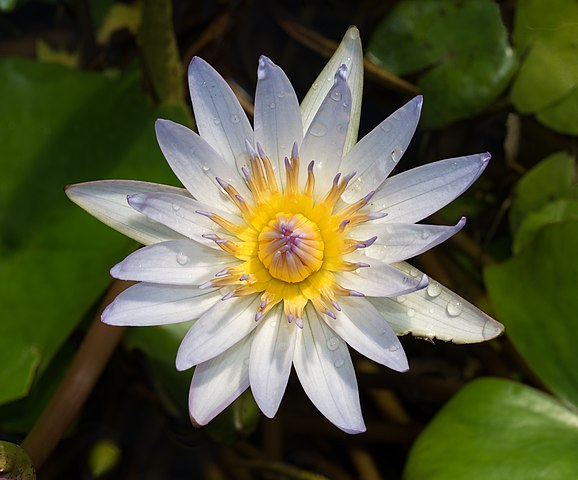
#> input picture exercises/01_color_based_segmentation/input/flower.jpg, 578 x 480 px
$ python ex07_flower.py
#> lines starting #> are read from the running program, lines starting #| are printed output that depends on the picture; after the words box and inside, x2 and y2 are one past the last pixel; in counts of white or black regions, pixels touching at a corner belong together
import cv2

img = cv2.imread("../input/flower.jpg")
#> img is the input picture: shape (480, 578, 3); mean B, G, R 57.5, 87.7, 85.1
assert img is not None, "Failed to load image."

lower_limit = (0, 100, 100)
upper_limit = (100, 255, 255)
mask = cv2.inRange(img, lower_limit, upper_limit)
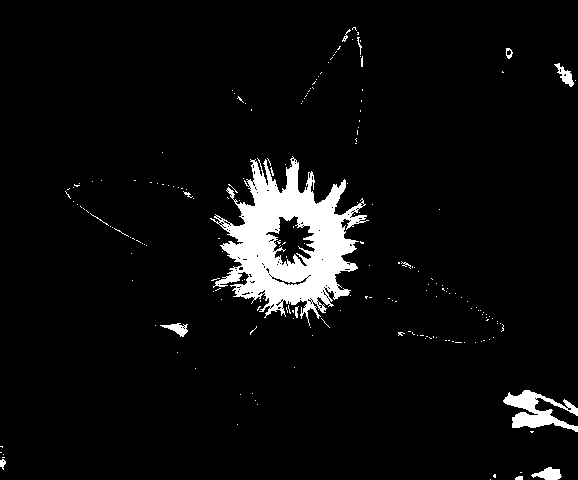
#> mask: shape (480, 578); 5.4% white; 203 white regions (188 under 20 px), largest, box (x1, y1, x2, y2) and area: (210, 156, 369, 326) 12091, (503, 390, 578, 432) 1420, (531, 467, 562, 480) 246
cv2.imwrite("../output/ex07_yellowpart_rgb.jpg", mask)

img_hsv = cv2.cvtColor(img, cv2.COLOR_BGR2HSV)
#> img_hsv: shape (480, 578, 3); mean H, S, V 46.9, 149.4, 94.4
#mask = cv2.inRange(img_hsv, (10, 0, 100), (50, 255, 255))
lower_limit = (10, 0, 100)
upper_limit = (50, 255, 255)
mask = cv2.inRange(img_hsv, lower_limit, upper_limit)
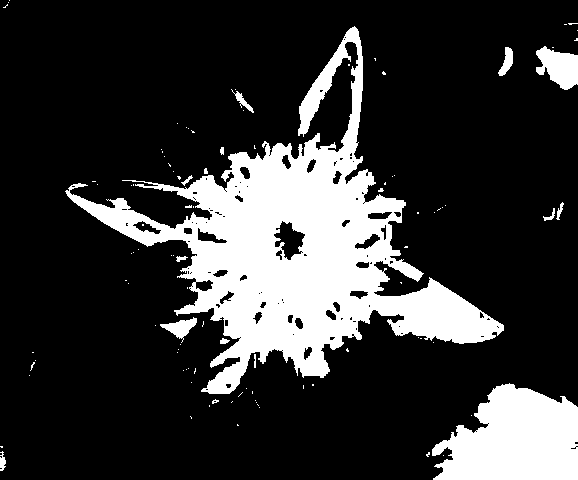
#> mask: shape (480, 578); 20.8% white; 101 white regions (86 under 20 px), largest, box (x1, y1, x2, y2) and area: (65, 26, 504, 394) 44623, (432, 383, 578, 480) 10343, (536, 46, 578, 90) 1212
cv2.imwrite("../output/ex07_yellowpart_hsv.jpg", mask)

img_lab = cv2.cvtColor(img, cv2.COLOR_BGR2LAB)
#> img_lab: shape (480, 578, 3); mean of channels 0, 1, 2 89.3, 122.6, 143.5
#mask = cv2.inRange(img_lab, (100, 0, 170), (255, 255, 255))
lower_limit = (100, 0, 170)
upper_limit = (255, 255, 255)
mask = cv2.inRange(img_lab, lower_limit, upper_limit)
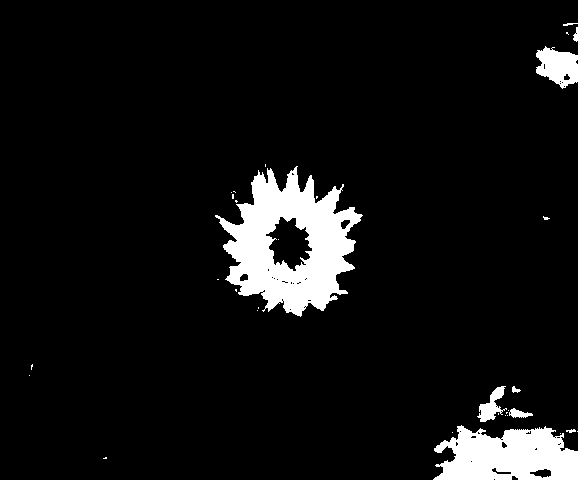
#> mask: shape (480, 578); 7% white; 33 white regions (24 under 20 px), largest, box (x1, y1, x2, y2) and area: (215, 166, 363, 317) 11605, (433, 425, 578, 480) 5930, (536, 46, 578, 89) 1194
cv2.imwrite("../output/ex07_yellowpart_lab.jpg", mask)
